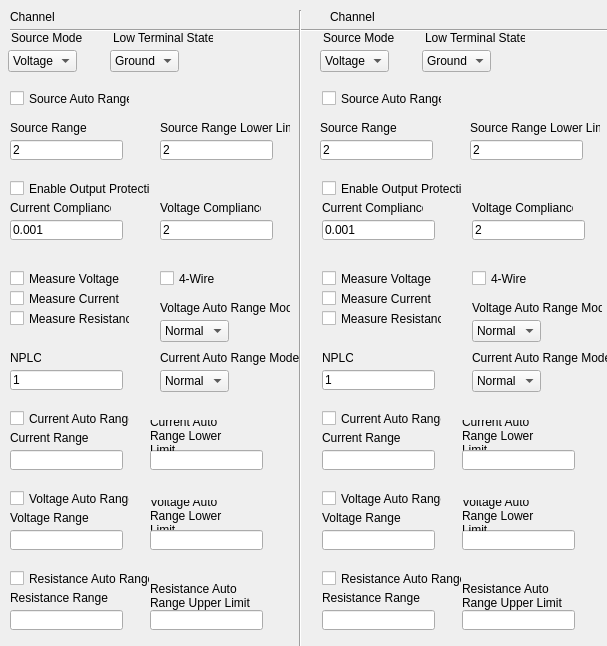
<?xml version="1.0" encoding="UTF-8"?>
<ui version="4.0">
 <class>Form</class>
 <widget class="QWidget" name="Form">
  <property name="geometry">
   <rect>
    <x>0</x>
    <y>0</y>
    <width>607</width>
    <height>646</height>
   </rect>
  </property>
  <property name="windowTitle">
   <string>Form</string>
  </property>
  <widget class="QLabel" name="label_23">
   <property name="geometry">
    <rect>
     <x>472</x>
     <y>200</y>
     <width>101</width>
     <height>16</height>
    </rect>
   </property>
   <property name="text">
    <string>Voltage Compliance</string>
   </property>
  </widget>
  <widget class="QLabel" name="label_13">
   <property name="geometry">
    <rect>
     <x>150</x>
     <y>500</y>
     <width>100</width>
     <height>31</height>
    </rect>
   </property>
   <property name="text">
    <string>Voltage Auto Range Lower Limit</string>
   </property>
   <property name="wordWrap">
    <bool>true</bool>
   </property>
  </widget>
  <widget class="QComboBox" name="comboBox_8">
   <property name="geometry">
    <rect>
     <x>472</x>
     <y>320</y>
     <width>69</width>
     <height>22</height>
    </rect>
   </property>
   <item>
    <property name="text">
     <string>Normal</string>
    </property>
   </item>
   <item>
    <property name="text">
     <string>Resolution</string>
    </property>
   </item>
   <item>
    <property name="text">
     <string>Speed</string>
    </property>
   </item>
  </widget>
  <widget class="QCheckBox" name="checkBox_8">
   <property name="geometry">
    <rect>
     <x>10</x>
     <y>290</y>
     <width>110</width>
     <height>17</height>
    </rect>
   </property>
   <property name="text">
    <string>Measure Current</string>
   </property>
  </widget>
  <widget class="QLabel" name="label_22">
   <property name="geometry">
    <rect>
     <x>462</x>
     <y>580</y>
     <width>121</width>
     <height>31</height>
    </rect>
   </property>
   <property name="text">
    <string>Resistance Auto Range Upper Limit</string>
   </property>
   <property name="wordWrap">
    <bool>true</bool>
   </property>
  </widget>
  <widget class="QLabel" name="label_16">
   <property name="geometry">
    <rect>
     <x>322</x>
     <y>200</y>
     <width>101</width>
     <height>16</height>
    </rect>
   </property>
   <property name="text">
    <string>Current Compliance</string>
   </property>
  </widget>
  <widget class="QLabel" name="label_2">
   <property name="geometry">
    <rect>
     <x>330</x>
     <y>10</y>
     <width>47</width>
     <height>13</height>
    </rect>
   </property>
   <property name="text">
    <string>Channel 2</string>
   </property>
  </widget>
  <widget class="QLineEdit" name="lineEdit_14">
   <property name="geometry">
    <rect>
     <x>322</x>
     <y>610</y>
     <width>113</width>
     <height>20</height>
    </rect>
   </property>
   <property name="text">
    <string/>
   </property>
  </widget>
  <widget class="QCheckBox" name="checkBox_6">
   <property name="geometry">
    <rect>
     <x>322</x>
     <y>270</y>
     <width>110</width>
     <height>17</height>
    </rect>
   </property>
   <property name="text">
    <string>Measure Voltage</string>
   </property>
  </widget>
  <widget class="QLineEdit" name="lineEdit_2">
   <property name="geometry">
    <rect>
     <x>160</x>
     <y>220</y>
     <width>113</width>
     <height>20</height>
    </rect>
   </property>
   <property name="text">
    <string>2</string>
   </property>
  </widget>
  <widget class="QCheckBox" name="checkBox_13">
   <property name="geometry">
    <rect>
     <x>10</x>
     <y>570</y>
     <width>140</width>
     <height>17</height>
    </rect>
   </property>
   <property name="text">
    <string>Resistance Auto Range</string>
   </property>
  </widget>
  <widget class="QLineEdit" name="lineEdit_11">
   <property name="geometry">
    <rect>
     <x>462</x>
     <y>530</y>
     <width>113</width>
     <height>20</height>
    </rect>
   </property>
   <property name="text">
    <string/>
   </property>
  </widget>
  <widget class="QCheckBox" name="checkBox">
   <property name="geometry">
    <rect>
     <x>10</x>
     <y>90</y>
     <width>120</width>
     <height>17</height>
    </rect>
   </property>
   <property name="sizePolicy">
    <sizepolicy hsizetype="Minimum" vsizetype="Fixed">
     <horstretch>0</horstretch>
     <verstretch>0</verstretch>
    </sizepolicy>
   </property>
   <property name="text">
    <string>Source Auto Range</string>
   </property>
  </widget>
  <widget class="QLabel" name="label_18">
   <property name="geometry">
    <rect>
     <x>322</x>
     <y>350</y>
     <width>31</width>
     <height>16</height>
    </rect>
   </property>
   <property name="text">
    <string>NPLC</string>
   </property>
  </widget>
  <widget class="QLabel" name="label_10">
   <property name="geometry">
    <rect>
     <x>10</x>
     <y>430</y>
     <width>101</width>
     <height>16</height>
    </rect>
   </property>
   <property name="text">
    <string>Current Range</string>
   </property>
  </widget>
  <widget class="QCheckBox" name="checkBox_2">
   <property name="geometry">
    <rect>
     <x>10</x>
     <y>180</y>
     <width>140</width>
     <height>17</height>
    </rect>
   </property>
   <property name="text">
    <string>Enable Output Protection</string>
   </property>
  </widget>
  <widget class="QComboBox" name="comboBox_4">
   <property name="geometry">
    <rect>
     <x>160</x>
     <y>370</y>
     <width>69</width>
     <height>22</height>
    </rect>
   </property>
   <item>
    <property name="text">
     <string>Normal</string>
    </property>
   </item>
   <item>
    <property name="text">
     <string>Resolution</string>
    </property>
   </item>
   <item>
    <property name="text">
     <string>Speed</string>
    </property>
   </item>
  </widget>
  <widget class="QLabel" name="label_8">
   <property name="geometry">
    <rect>
     <x>160</x>
     <y>350</y>
     <width>140</width>
     <height>16</height>
    </rect>
   </property>
   <property name="text">
    <string>Current Auto Range Mode</string>
   </property>
  </widget>
  <widget class="QCheckBox" name="checkBox_12">
   <property name="geometry">
    <rect>
     <x>10</x>
     <y>490</y>
     <width>120</width>
     <height>17</height>
    </rect>
   </property>
   <property name="text">
    <string>Voltage Auto Range</string>
   </property>
  </widget>
  <widget class="QLineEdit" name="lineEdit_3">
   <property name="geometry">
    <rect>
     <x>10</x>
     <y>450</y>
     <width>113</width>
     <height>20</height>
    </rect>
   </property>
   <property name="text">
    <string/>
   </property>
  </widget>
  <widget class="QLineEdit" name="lineEdit_18">
   <property name="geometry">
    <rect>
     <x>322</x>
     <y>370</y>
     <width>113</width>
     <height>20</height>
    </rect>
   </property>
   <property name="text">
    <string>1</string>
   </property>
  </widget>
  <widget class="QLineEdit" name="lineEdit_7">
   <property name="geometry">
    <rect>
     <x>150</x>
     <y>530</y>
     <width>113</width>
     <height>20</height>
    </rect>
   </property>
   <property name="text">
    <string/>
   </property>
  </widget>
  <widget class="QComboBox" name="comboBox_7">
   <property name="geometry">
    <rect>
     <x>472</x>
     <y>370</y>
     <width>69</width>
     <height>22</height>
    </rect>
   </property>
   <item>
    <property name="text">
     <string>Normal</string>
    </property>
   </item>
   <item>
    <property name="text">
     <string>Resolution</string>
    </property>
   </item>
   <item>
    <property name="text">
     <string>Speed</string>
    </property>
   </item>
  </widget>
  <widget class="QLabel" name="label_27">
   <property name="geometry">
    <rect>
     <x>462</x>
     <y>500</y>
     <width>100</width>
     <height>31</height>
    </rect>
   </property>
   <property name="text">
    <string>Voltage Auto Range Lower Limit</string>
   </property>
   <property name="wordWrap">
    <bool>true</bool>
   </property>
  </widget>
  <widget class="QLabel" name="label_26">
   <property name="geometry">
    <rect>
     <x>462</x>
     <y>420</y>
     <width>100</width>
     <height>31</height>
    </rect>
   </property>
   <property name="text">
    <string>Current Auto Range Lower Limit</string>
   </property>
   <property name="wordWrap">
    <bool>true</bool>
   </property>
  </widget>
  <widget class="Line" name="line_2">
   <property name="geometry">
    <rect>
     <x>10</x>
     <y>20</y>
     <width>601</width>
     <height>20</height>
    </rect>
   </property>
   <property name="orientation">
    <enum>Qt::Horizontal</enum>
   </property>
  </widget>
  <widget class="QCheckBox" name="checkBox_4">
   <property name="geometry">
    <rect>
     <x>322</x>
     <y>90</y>
     <width>120</width>
     <height>17</height>
    </rect>
   </property>
   <property name="sizePolicy">
    <sizepolicy hsizetype="Minimum" vsizetype="Fixed">
     <horstretch>0</horstretch>
     <verstretch>0</verstretch>
    </sizepolicy>
   </property>
   <property name="text">
    <string>Source Auto Range</string>
   </property>
  </widget>
  <widget class="QLabel" name="label_28">
   <property name="geometry">
    <rect>
     <x>322</x>
     <y>430</y>
     <width>101</width>
     <height>16</height>
    </rect>
   </property>
   <property name="text">
    <string>Current Range</string>
   </property>
  </widget>
  <widget class="QCheckBox" name="checkBox_11">
   <property name="geometry">
    <rect>
     <x>10</x>
     <y>410</y>
     <width>120</width>
     <height>17</height>
    </rect>
   </property>
   <property name="text">
    <string>Current Auto Range</string>
   </property>
  </widget>
  <widget class="QLineEdit" name="lineEdit_5">
   <property name="geometry">
    <rect>
     <x>10</x>
     <y>370</y>
     <width>113</width>
     <height>20</height>
    </rect>
   </property>
   <property name="text">
    <string>1</string>
   </property>
  </widget>
  <widget class="QLineEdit" name="lineEdit_10">
   <property name="geometry">
    <rect>
     <x>322</x>
     <y>220</y>
     <width>113</width>
     <height>20</height>
    </rect>
   </property>
   <property name="text">
    <string>0.001</string>
   </property>
  </widget>
  <widget class="QLabel" name="label_5">
   <property name="geometry">
    <rect>
     <x>10</x>
     <y>200</y>
     <width>101</width>
     <height>16</height>
    </rect>
   </property>
   <property name="text">
    <string>Current Compliance</string>
   </property>
  </widget>
  <widget class="QLabel" name="label_14">
   <property name="geometry">
    <rect>
     <x>10</x>
     <y>590</y>
     <width>101</width>
     <height>16</height>
    </rect>
   </property>
   <property name="text">
    <string>Resistance Range</string>
   </property>
  </widget>
  <widget class="QComboBox" name="comboBox_3">
   <property name="geometry">
    <rect>
     <x>160</x>
     <y>320</y>
     <width>69</width>
     <height>22</height>
    </rect>
   </property>
   <item>
    <property name="text">
     <string>Normal</string>
    </property>
   </item>
   <item>
    <property name="text">
     <string>Resolution</string>
    </property>
   </item>
   <item>
    <property name="text">
     <string>Speed</string>
    </property>
   </item>
  </widget>
  <widget class="QLineEdit" name="lineEdit_13">
   <property name="geometry">
    <rect>
     <x>462</x>
     <y>610</y>
     <width>113</width>
     <height>20</height>
    </rect>
   </property>
   <property name="text">
    <string/>
   </property>
  </widget>
  <widget class="QCheckBox" name="checkBox_5">
   <property name="geometry">
    <rect>
     <x>322</x>
     <y>180</y>
     <width>140</width>
     <height>17</height>
    </rect>
   </property>
   <property name="text">
    <string>Enable Output Protection</string>
   </property>
  </widget>
  <widget class="QComboBox" name="comboBox_5">
   <property name="geometry">
    <rect>
     <x>422</x>
     <y>50</y>
     <width>69</width>
     <height>22</height>
    </rect>
   </property>
   <item>
    <property name="text">
     <string>Ground</string>
    </property>
   </item>
   <item>
    <property name="text">
     <string>Float</string>
    </property>
   </item>
  </widget>
  <widget class="QCheckBox" name="checkBox_19">
   <property name="geometry">
    <rect>
     <x>322</x>
     <y>290</y>
     <width>110</width>
     <height>17</height>
    </rect>
   </property>
   <property name="text">
    <string>Measure Current</string>
   </property>
  </widget>
  <widget class="QLabel" name="label_12">
   <property name="geometry">
    <rect>
     <x>10</x>
     <y>510</y>
     <width>101</width>
     <height>16</height>
    </rect>
   </property>
   <property name="text">
    <string>Voltage Range</string>
   </property>
  </widget>
  <widget class="QLabel" name="label_24">
   <property name="geometry">
    <rect>
     <x>322</x>
     <y>590</y>
     <width>101</width>
     <height>16</height>
    </rect>
   </property>
   <property name="text">
    <string>Resistance Range</string>
   </property>
  </widget>
  <widget class="QLineEdit" name="lineEdit_9">
   <property name="geometry">
    <rect>
     <x>150</x>
     <y>610</y>
     <width>113</width>
     <height>20</height>
    </rect>
   </property>
   <property name="text">
    <string/>
   </property>
  </widget>
  <widget class="QLabel" name="label_4">
   <property name="geometry">
    <rect>
     <x>113</x>
     <y>30</y>
     <width>100</width>
     <height>16</height>
    </rect>
   </property>
   <property name="text">
    <string>Low Terminal State</string>
   </property>
  </widget>
  <widget class="QLineEdit" name="lineEdit_8">
   <property name="geometry">
    <rect>
     <x>10</x>
     <y>610</y>
     <width>113</width>
     <height>20</height>
    </rect>
   </property>
   <property name="text">
    <string/>
   </property>
  </widget>
  <widget class="QLabel" name="label_9">
   <property name="geometry">
    <rect>
     <x>10</x>
     <y>350</y>
     <width>31</width>
     <height>16</height>
    </rect>
   </property>
   <property name="text">
    <string>NPLC</string>
   </property>
  </widget>
  <widget class="QComboBox" name="comboBox">
   <property name="geometry">
    <rect>
     <x>8</x>
     <y>50</y>
     <width>69</width>
     <height>22</height>
    </rect>
   </property>
   <item>
    <property name="text">
     <string>Voltage</string>
    </property>
   </item>
   <item>
    <property name="text">
     <string>Current</string>
    </property>
   </item>
  </widget>
  <widget class="QCheckBox" name="checkBox_14">
   <property name="geometry">
    <rect>
     <x>322</x>
     <y>310</y>
     <width>120</width>
     <height>17</height>
    </rect>
   </property>
   <property name="text">
    <string>Measure Resistance</string>
   </property>
  </widget>
  <widget class="QLabel" name="label_3">
   <property name="geometry">
    <rect>
     <x>11</x>
     <y>30</y>
     <width>71</width>
     <height>16</height>
    </rect>
   </property>
   <property name="text">
    <string>Source Mode</string>
   </property>
  </widget>
  <widget class="QLineEdit" name="lineEdit_16">
   <property name="geometry">
    <rect>
     <x>322</x>
     <y>450</y>
     <width>113</width>
     <height>20</height>
    </rect>
   </property>
   <property name="text">
    <string/>
   </property>
  </widget>
  <widget class="QLabel" name="label_19">
   <property name="geometry">
    <rect>
     <x>472</x>
     <y>350</y>
     <width>140</width>
     <height>16</height>
    </rect>
   </property>
   <property name="text">
    <string>Current Auto Range Mode</string>
   </property>
  </widget>
  <widget class="QLabel" name="label_17">
   <property name="geometry">
    <rect>
     <x>323</x>
     <y>30</y>
     <width>71</width>
     <height>16</height>
    </rect>
   </property>
   <property name="text">
    <string>Source Mode</string>
   </property>
  </widget>
  <widget class="QLineEdit" name="lineEdit_12">
   <property name="geometry">
    <rect>
     <x>472</x>
     <y>220</y>
     <width>113</width>
     <height>20</height>
    </rect>
   </property>
   <property name="text">
    <string>2</string>
   </property>
  </widget>
  <widget class="QLineEdit" name="lineEdit">
   <property name="geometry">
    <rect>
     <x>10</x>
     <y>220</y>
     <width>113</width>
     <height>20</height>
    </rect>
   </property>
   <property name="text">
    <string>0.001</string>
   </property>
  </widget>
  <widget class="QLabel" name="label_25">
   <property name="geometry">
    <rect>
     <x>425</x>
     <y>30</y>
     <width>100</width>
     <height>16</height>
    </rect>
   </property>
   <property name="text">
    <string>Low Terminal State</string>
   </property>
  </widget>
  <widget class="QLineEdit" name="lineEdit_17">
   <property name="geometry">
    <rect>
     <x>322</x>
     <y>530</y>
     <width>113</width>
     <height>20</height>
    </rect>
   </property>
   <property name="text">
    <string/>
   </property>
  </widget>
  <widget class="QCheckBox" name="checkBox_3">
   <property name="geometry">
    <rect>
     <x>10</x>
     <y>270</y>
     <width>110</width>
     <height>17</height>
    </rect>
   </property>
   <property name="text">
    <string>Measure Voltage</string>
   </property>
  </widget>
  <widget class="QComboBox" name="comboBox_2">
   <property name="geometry">
    <rect>
     <x>110</x>
     <y>50</y>
     <width>69</width>
     <height>22</height>
    </rect>
   </property>
   <item>
    <property name="text">
     <string>Ground</string>
    </property>
   </item>
   <item>
    <property name="text">
     <string>Float</string>
    </property>
   </item>
  </widget>
  <widget class="QLabel" name="label_15">
   <property name="geometry">
    <rect>
     <x>150</x>
     <y>580</y>
     <width>121</width>
     <height>31</height>
    </rect>
   </property>
   <property name="text">
    <string>Resistance Auto Range Upper Limit</string>
   </property>
   <property name="wordWrap">
    <bool>true</bool>
   </property>
  </widget>
  <widget class="QCheckBox" name="checkBox_16">
   <property name="geometry">
    <rect>
     <x>322</x>
     <y>570</y>
     <width>140</width>
     <height>17</height>
    </rect>
   </property>
   <property name="text">
    <string>Resistance Auto Range</string>
   </property>
  </widget>
  <widget class="QCheckBox" name="checkBox_15">
   <property name="geometry">
    <rect>
     <x>322</x>
     <y>410</y>
     <width>120</width>
     <height>17</height>
    </rect>
   </property>
   <property name="text">
    <string>Current Auto Range</string>
   </property>
  </widget>
  <widget class="QLabel" name="label_20">
   <property name="geometry">
    <rect>
     <x>472</x>
     <y>300</y>
     <width>130</width>
     <height>16</height>
    </rect>
   </property>
   <property name="text">
    <string>Voltage Auto Range Mode</string>
   </property>
  </widget>
  <widget class="QCheckBox" name="checkBox_9">
   <property name="geometry">
    <rect>
     <x>10</x>
     <y>310</y>
     <width>120</width>
     <height>17</height>
    </rect>
   </property>
   <property name="text">
    <string>Measure Resistance</string>
   </property>
  </widget>
  <widget class="QComboBox" name="comboBox_6">
   <property name="geometry">
    <rect>
     <x>320</x>
     <y>50</y>
     <width>69</width>
     <height>22</height>
    </rect>
   </property>
   <item>
    <property name="text">
     <string>Voltage</string>
    </property>
   </item>
   <item>
    <property name="text">
     <string>Current</string>
    </property>
   </item>
  </widget>
  <widget class="QLabel" name="label">
   <property name="geometry">
    <rect>
     <x>10</x>
     <y>10</y>
     <width>47</width>
     <height>13</height>
    </rect>
   </property>
   <property name="text">
    <string>Channel 1</string>
   </property>
  </widget>
  <widget class="QLabel" name="label_6">
   <property name="geometry">
    <rect>
     <x>160</x>
     <y>200</y>
     <width>101</width>
     <height>16</height>
    </rect>
   </property>
   <property name="text">
    <string>Voltage Compliance</string>
   </property>
  </widget>
  <widget class="QLineEdit" name="lineEdit_6">
   <property name="geometry">
    <rect>
     <x>10</x>
     <y>530</y>
     <width>113</width>
     <height>20</height>
    </rect>
   </property>
   <property name="text">
    <string/>
   </property>
  </widget>
  <widget class="QCheckBox" name="checkBox_17">
   <property name="geometry">
    <rect>
     <x>322</x>
     <y>490</y>
     <width>120</width>
     <height>17</height>
    </rect>
   </property>
   <property name="text">
    <string>Voltage Auto Range</string>
   </property>
  </widget>
  <widget class="QLabel" name="label_7">
   <property name="geometry">
    <rect>
     <x>160</x>
     <y>300</y>
     <width>130</width>
     <height>16</height>
    </rect>
   </property>
   <property name="text">
    <string>Voltage Auto Range Mode</string>
   </property>
  </widget>
  <widget class="QLineEdit" name="lineEdit_4">
   <property name="geometry">
    <rect>
     <x>150</x>
     <y>450</y>
     <width>113</width>
     <height>20</height>
    </rect>
   </property>
   <property name="text">
    <string/>
   </property>
  </widget>
  <widget class="QLabel" name="label_21">
   <property name="geometry">
    <rect>
     <x>322</x>
     <y>510</y>
     <width>101</width>
     <height>16</height>
    </rect>
   </property>
   <property name="text">
    <string>Voltage Range</string>
   </property>
  </widget>
  <widget class="QLabel" name="label_11">
   <property name="geometry">
    <rect>
     <x>150</x>
     <y>420</y>
     <width>100</width>
     <height>31</height>
    </rect>
   </property>
   <property name="text">
    <string>Current Auto Range Lower Limit</string>
   </property>
   <property name="wordWrap">
    <bool>true</bool>
   </property>
  </widget>
  <widget class="QCheckBox" name="checkBox_18">
   <property name="geometry">
    <rect>
     <x>472</x>
     <y>270</y>
     <width>110</width>
     <height>17</height>
    </rect>
   </property>
   <property name="text">
    <string>4-Wire</string>
   </property>
  </widget>
  <widget class="QLineEdit" name="lineEdit_15">
   <property name="geometry">
    <rect>
     <x>462</x>
     <y>450</y>
     <width>113</width>
     <height>20</height>
    </rect>
   </property>
   <property name="text">
    <string/>
   </property>
  </widget>
  <widget class="Line" name="line">
   <property name="geometry">
    <rect>
     <x>290</x>
     <y>10</y>
     <width>20</width>
     <height>641</height>
    </rect>
   </property>
   <property name="orientation">
    <enum>Qt::Vertical</enum>
   </property>
  </widget>
  <widget class="QCheckBox" name="checkBox_10">
   <property name="geometry">
    <rect>
     <x>160</x>
     <y>270</y>
     <width>110</width>
     <height>17</height>
    </rect>
   </property>
   <property name="text">
    <string>4-Wire</string>
   </property>
  </widget>
  <widget class="QLineEdit" name="lineEdit_19">
   <property name="geometry">
    <rect>
     <x>160</x>
     <y>140</y>
     <width>113</width>
     <height>20</height>
    </rect>
   </property>
   <property name="text">
    <string>2</string>
   </property>
  </widget>
  <widget class="QLabel" name="label_29">
   <property name="geometry">
    <rect>
     <x>10</x>
     <y>120</y>
     <width>101</width>
     <height>16</height>
    </rect>
   </property>
   <property name="text">
    <string>Source Range</string>
   </property>
  </widget>
  <widget class="QLineEdit" name="lineEdit_20">
   <property name="geometry">
    <rect>
     <x>10</x>
     <y>140</y>
     <width>113</width>
     <height>20</height>
    </rect>
   </property>
   <property name="text">
    <string>2</string>
   </property>
  </widget>
  <widget class="QLabel" name="label_30">
   <property name="geometry">
    <rect>
     <x>160</x>
     <y>120</y>
     <width>130</width>
     <height>16</height>
    </rect>
   </property>
   <property name="text">
    <string>Source Range Lower Limit</string>
   </property>
  </widget>
  <widget class="QLineEdit" name="lineEdit_21">
   <property name="geometry">
    <rect>
     <x>470</x>
     <y>140</y>
     <width>113</width>
     <height>20</height>
    </rect>
   </property>
   <property name="text">
    <string>2</string>
   </property>
  </widget>
  <widget class="QLineEdit" name="lineEdit_22">
   <property name="geometry">
    <rect>
     <x>320</x>
     <y>140</y>
     <width>113</width>
     <height>20</height>
    </rect>
   </property>
   <property name="text">
    <string>2</string>
   </property>
  </widget>
  <widget class="QLabel" name="label_31">
   <property name="geometry">
    <rect>
     <x>470</x>
     <y>120</y>
     <width>130</width>
     <height>16</height>
    </rect>
   </property>
   <property name="text">
    <string>Source Range Lower Limit</string>
   </property>
  </widget>
  <widget class="QLabel" name="label_32">
   <property name="geometry">
    <rect>
     <x>320</x>
     <y>120</y>
     <width>101</width>
     <height>16</height>
    </rect>
   </property>
   <property name="text">
    <string>Source Range</string>
   </property>
  </widget>
 </widget>
 <resources/>
 <connections/>
</ui>
